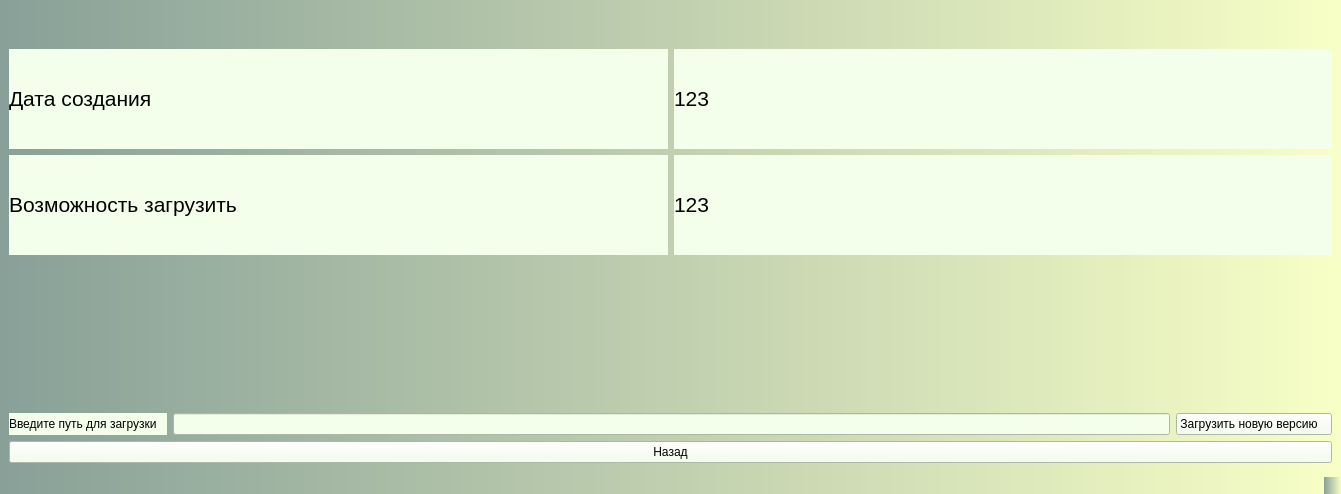
<?xml version="1.0" encoding="UTF-8"?>
<ui version="4.0">
 <class>MainWindow</class>
 <widget class="QMainWindow" name="MainWindow">
  <property name="geometry">
   <rect>
    <x>0</x>
    <y>0</y>
    <width>1341</width>
    <height>494</height>
   </rect>
  </property>
  <property name="windowTitle">
   <string>MainWindow</string>
  </property>
  <property name="styleSheet">
   <string notr="true">background:qlineargradient(spread:repeat, x1:0, y1:0, x2:1, y2:0, stop:0 rgba(83, 160, 81, 255), stop:1 rgba(255, 120, 161, 255))qlineargradient(spread:repeat, x1:0, y1:0, x2:1, y2:0, stop:0 rgba(136, 160, 152, 255), stop:1 rgba(248, 255, 198, 255))</string>
  </property>
  <widget class="QWidget" name="centralwidget">
   <layout class="QGridLayout" name="gridLayout_4">
    <item row="1" column="0">
     <layout class="QGridLayout" name="gridLayout_3">
      <item row="2" column="0">
       <layout class="QGridLayout" name="gridLayout_2">
        <item row="0" column="0">
         <layout class="QHBoxLayout" name="horizontalLayout">
          <item>
           <widget class="QLabel" name="label_name">
            <property name="styleSheet">
             <string notr="true">background:rgb(243, 255, 234);</string>
            </property>
            <property name="text">
             <string>Введите путь для загрузки   </string>
            </property>
           </widget>
          </item>
          <item>
           <widget class="QLineEdit" name="lineEditPath">
            <property name="styleSheet">
             <string notr="true">background:rgb(243, 255, 234);</string>
            </property>
           </widget>
          </item>
          <item>
           <widget class="QPushButton" name="pushButtonDownload">
            <property name="minimumSize">
             <size>
              <width>150</width>
              <height>20</height>
             </size>
            </property>
            <property name="styleSheet">
             <string notr="true">background:rgb(243, 255, 234);</string>
            </property>
            <property name="text">
             <string>Загрузить новую версию   </string>
            </property>
           </widget>
          </item>
         </layout>
        </item>
        <item row="1" column="0">
         <widget class="QPushButton" name="pushButtonBack">
          <property name="styleSheet">
           <string notr="true">background:rgb(243, 255, 234);</string>
          </property>
          <property name="text">
           <string>Назад</string>
          </property>
         </widget>
        </item>
       </layout>
      </item>
      <item row="0" column="0">
       <layout class="QGridLayout" name="gridLayout">
        <item row="0" column="0">
         <widget class="QLabel" name="labelCreationDate_Name">
          <property name="minimumSize">
           <size>
            <width>0</width>
            <height>100</height>
           </size>
          </property>
          <property name="styleSheet">
           <string notr="true">background:rgb(243, 255, 234);</string>
          </property>
          <property name="text">
           <string>&lt;html&gt;&lt;head/&gt;&lt;body&gt;&lt;p&gt;&lt;span style=&quot; font-size:16pt;&quot;&gt;Дата создания&lt;/span&gt;&lt;/p&gt;&lt;/body&gt;&lt;/html&gt;</string>
          </property>
         </widget>
        </item>
        <item row="1" column="0">
         <widget class="QLabel" name="labelCreationDate_Name_2">
          <property name="minimumSize">
           <size>
            <width>0</width>
            <height>100</height>
           </size>
          </property>
          <property name="styleSheet">
           <string notr="true">background:rgb(243, 255, 234);</string>
          </property>
          <property name="text">
           <string>&lt;html&gt;&lt;head/&gt;&lt;body&gt;&lt;p&gt;&lt;span style=&quot; font-size:16pt;&quot;&gt;Возможность загрузить&lt;/span&gt;&lt;/p&gt;&lt;/body&gt;&lt;/html&gt;</string>
          </property>
         </widget>
        </item>
        <item row="0" column="1">
         <widget class="QLabel" name="labelCreationDate">
          <property name="styleSheet">
           <string notr="true">background:rgb(243, 255, 234);</string>
          </property>
          <property name="text">
           <string>&lt;html&gt;&lt;head/&gt;&lt;body&gt;&lt;p&gt;&lt;span style=&quot; font-size:16pt;&quot;&gt;123&lt;/span&gt;&lt;/p&gt;&lt;/body&gt;&lt;/html&gt;</string>
          </property>
         </widget>
        </item>
        <item row="1" column="1">
         <widget class="QLabel" name="labelCreationDate_2">
          <property name="styleSheet">
           <string notr="true">background:rgb(243, 255, 234);</string>
          </property>
          <property name="text">
           <string>&lt;html&gt;&lt;head/&gt;&lt;body&gt;&lt;p&gt;&lt;span style=&quot; font-size:16pt;&quot;&gt;123&lt;/span&gt;&lt;/p&gt;&lt;/body&gt;&lt;/html&gt;</string>
          </property>
         </widget>
        </item>
        <item row="2" column="0">
         <spacer name="verticalSpacer">
          <property name="orientation">
           <enum>Qt::Vertical</enum>
          </property>
          <property name="sizeType">
           <enum>QSizePolicy::Fixed</enum>
          </property>
          <property name="sizeHint" stdset="0">
           <size>
            <width>20</width>
            <height>40</height>
           </size>
          </property>
         </spacer>
        </item>
       </layout>
      </item>
      <item row="1" column="0">
       <spacer name="verticalSpacer_2">
        <property name="orientation">
         <enum>Qt::Vertical</enum>
        </property>
        <property name="sizeHint" stdset="0">
         <size>
          <width>20</width>
          <height>40</height>
         </size>
        </property>
       </spacer>
      </item>
     </layout>
    </item>
    <item row="0" column="0">
     <spacer name="verticalSpacer_3">
      <property name="orientation">
       <enum>Qt::Vertical</enum>
      </property>
      <property name="sizeType">
       <enum>QSizePolicy::Fixed</enum>
      </property>
      <property name="sizeHint" stdset="0">
       <size>
        <width>20</width>
        <height>40</height>
       </size>
      </property>
     </spacer>
    </item>
   </layout>
  </widget>
  <widget class="QMenuBar" name="menubar">
   <property name="geometry">
    <rect>
     <x>0</x>
     <y>0</y>
     <width>1341</width>
     <height>21</height>
    </rect>
   </property>
  </widget>
  <widget class="QStatusBar" name="statusbar"/>
 </widget>
 <resources/>
 <connections/>
</ui>
